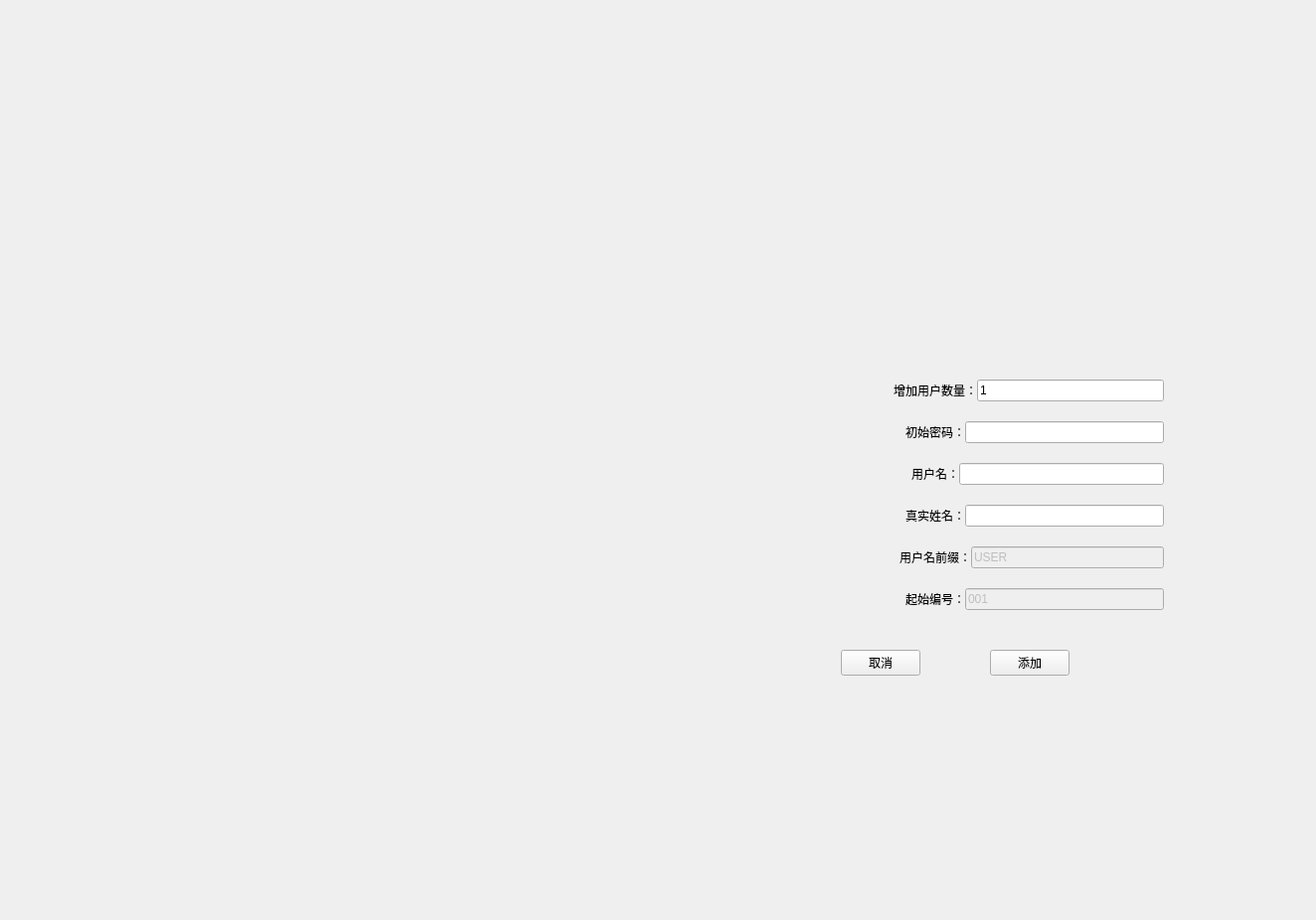
<?xml version="1.0" encoding="UTF-8"?>
<ui version="4.0">
 <class>RbAdminUserManageEditUserInfoWindowForm</class>
 <widget class="QWidget" name="RbAdminUserManageEditUserInfoWindowForm">
  <property name="geometry">
   <rect>
    <x>0</x>
    <y>0</y>
    <width>1324</width>
    <height>926</height>
   </rect>
  </property>
  <property name="windowTitle">
   <string>SimLaparo</string>
  </property>
  <layout class="QGridLayout" name="gridLayout_2">
   <item row="0" column="0">
    <layout class="QVBoxLayout" name="verticalLayout_2">
     <item>
      <spacer name="verticalSpacer_8">
       <property name="orientation">
        <enum>Qt::Vertical</enum>
       </property>
       <property name="sizeType">
        <enum>QSizePolicy::Fixed</enum>
       </property>
       <property name="sizeHint" stdset="0">
        <size>
         <width>20</width>
         <height>190</height>
        </size>
       </property>
      </spacer>
     </item>
     <item>
      <layout class="QHBoxLayout" name="horizontalLayout_8">
       <item>
        <spacer name="horizontalSpacer_16">
         <property name="orientation">
          <enum>Qt::Horizontal</enum>
         </property>
         <property name="sizeType">
          <enum>QSizePolicy::Fixed</enum>
         </property>
         <property name="sizeHint" stdset="0">
          <size>
           <width>700</width>
           <height>20</height>
          </size>
         </property>
        </spacer>
       </item>
       <item>
        <widget class="QFrame" name="edituserinfoframe">
         <property name="sizePolicy">
          <sizepolicy hsizetype="Fixed" vsizetype="Fixed">
           <horstretch>0</horstretch>
           <verstretch>0</verstretch>
          </sizepolicy>
         </property>
         <property name="minimumSize">
          <size>
           <width>500</width>
           <height>620</height>
          </size>
         </property>
         <property name="maximumSize">
          <size>
           <width>500</width>
           <height>620</height>
          </size>
         </property>
         <layout class="QGridLayout" name="gridLayout">
          <property name="leftMargin">
           <number>0</number>
          </property>
          <property name="topMargin">
           <number>0</number>
          </property>
          <property name="rightMargin">
           <number>0</number>
          </property>
          <property name="bottomMargin">
           <number>0</number>
          </property>
          <property name="spacing">
           <number>0</number>
          </property>
          <item row="0" column="0">
           <layout class="QVBoxLayout" name="verticalLayout">
            <item>
             <spacer name="verticalSpacer">
              <property name="orientation">
               <enum>Qt::Vertical</enum>
              </property>
              <property name="sizeType">
               <enum>QSizePolicy::Fixed</enum>
              </property>
              <property name="sizeHint" stdset="0">
               <size>
                <width>20</width>
                <height>90</height>
               </size>
              </property>
             </spacer>
            </item>
            <item>
             <layout class="QHBoxLayout" name="horizontalLayout">
              <item>
               <spacer name="horizontalSpacer_4">
                <property name="orientation">
                 <enum>Qt::Horizontal</enum>
                </property>
                <property name="sizeHint" stdset="0">
                 <size>
                  <width>40</width>
                  <height>20</height>
                 </size>
                </property>
               </spacer>
              </item>
              <item>
               <widget class="QLabel" name="label">
                <property name="text">
                 <string>增加用户数量：</string>
                </property>
               </widget>
              </item>
              <item>
               <widget class="QLineEdit" name="addusernumberlineEdit">
                <property name="text">
                 <string>1</string>
                </property>
               </widget>
              </item>
              <item>
               <spacer name="horizontalSpacer_5">
                <property name="orientation">
                 <enum>Qt::Horizontal</enum>
                </property>
                <property name="sizeType">
                 <enum>QSizePolicy::Fixed</enum>
                </property>
                <property name="sizeHint" stdset="0">
                 <size>
                  <width>40</width>
                  <height>20</height>
                 </size>
                </property>
               </spacer>
              </item>
             </layout>
            </item>
            <item>
             <spacer name="verticalSpacer_2">
              <property name="orientation">
               <enum>Qt::Vertical</enum>
              </property>
              <property name="sizeType">
               <enum>QSizePolicy::Fixed</enum>
              </property>
              <property name="sizeHint" stdset="0">
               <size>
                <width>20</width>
                <height>20</height>
               </size>
              </property>
             </spacer>
            </item>
            <item>
             <layout class="QHBoxLayout" name="horizontalLayout_2">
              <item>
               <spacer name="horizontalSpacer_6">
                <property name="orientation">
                 <enum>Qt::Horizontal</enum>
                </property>
                <property name="sizeHint" stdset="0">
                 <size>
                  <width>40</width>
                  <height>20</height>
                 </size>
                </property>
               </spacer>
              </item>
              <item>
               <widget class="QLabel" name="label2_2">
                <property name="text">
                 <string>初始密码：</string>
                </property>
               </widget>
              </item>
              <item>
               <widget class="QLineEdit" name="origepasswordlineEdit"/>
              </item>
              <item>
               <spacer name="horizontalSpacer_11">
                <property name="orientation">
                 <enum>Qt::Horizontal</enum>
                </property>
                <property name="sizeType">
                 <enum>QSizePolicy::Fixed</enum>
                </property>
                <property name="sizeHint" stdset="0">
                 <size>
                  <width>40</width>
                  <height>20</height>
                 </size>
                </property>
               </spacer>
              </item>
             </layout>
            </item>
            <item>
             <spacer name="verticalSpacer_3">
              <property name="orientation">
               <enum>Qt::Vertical</enum>
              </property>
              <property name="sizeType">
               <enum>QSizePolicy::Fixed</enum>
              </property>
              <property name="sizeHint" stdset="0">
               <size>
                <width>20</width>
                <height>20</height>
               </size>
              </property>
             </spacer>
            </item>
            <item>
             <layout class="QHBoxLayout" name="horizontalLayout_3">
              <item>
               <spacer name="horizontalSpacer_7">
                <property name="orientation">
                 <enum>Qt::Horizontal</enum>
                </property>
                <property name="sizeHint" stdset="0">
                 <size>
                  <width>40</width>
                  <height>20</height>
                 </size>
                </property>
               </spacer>
              </item>
              <item>
               <widget class="QLabel" name="label3">
                <property name="text">
                 <string>用户名：</string>
                </property>
               </widget>
              </item>
              <item>
               <widget class="QLineEdit" name="useridlineEdit"/>
              </item>
              <item>
               <spacer name="horizontalSpacer_12">
                <property name="orientation">
                 <enum>Qt::Horizontal</enum>
                </property>
                <property name="sizeType">
                 <enum>QSizePolicy::Fixed</enum>
                </property>
                <property name="sizeHint" stdset="0">
                 <size>
                  <width>40</width>
                  <height>20</height>
                 </size>
                </property>
               </spacer>
              </item>
             </layout>
            </item>
            <item>
             <spacer name="verticalSpacer_4">
              <property name="orientation">
               <enum>Qt::Vertical</enum>
              </property>
              <property name="sizeType">
               <enum>QSizePolicy::Fixed</enum>
              </property>
              <property name="sizeHint" stdset="0">
               <size>
                <width>20</width>
                <height>20</height>
               </size>
              </property>
             </spacer>
            </item>
            <item>
             <layout class="QHBoxLayout" name="horizontalLayout_4">
              <item>
               <spacer name="horizontalSpacer_8">
                <property name="orientation">
                 <enum>Qt::Horizontal</enum>
                </property>
                <property name="sizeHint" stdset="0">
                 <size>
                  <width>40</width>
                  <height>20</height>
                 </size>
                </property>
               </spacer>
              </item>
              <item>
               <widget class="QLabel" name="label4">
                <property name="text">
                 <string>真实姓名：</string>
                </property>
               </widget>
              </item>
              <item>
               <widget class="QLineEdit" name="usernamelineEdit"/>
              </item>
              <item>
               <spacer name="horizontalSpacer_13">
                <property name="orientation">
                 <enum>Qt::Horizontal</enum>
                </property>
                <property name="sizeType">
                 <enum>QSizePolicy::Fixed</enum>
                </property>
                <property name="sizeHint" stdset="0">
                 <size>
                  <width>40</width>
                  <height>20</height>
                 </size>
                </property>
               </spacer>
              </item>
             </layout>
            </item>
            <item>
             <spacer name="verticalSpacer_5">
              <property name="orientation">
               <enum>Qt::Vertical</enum>
              </property>
              <property name="sizeType">
               <enum>QSizePolicy::Fixed</enum>
              </property>
              <property name="sizeHint" stdset="0">
               <size>
                <width>20</width>
                <height>20</height>
               </size>
              </property>
             </spacer>
            </item>
            <item>
             <layout class="QHBoxLayout" name="horizontalLayout_5">
              <item>
               <spacer name="horizontalSpacer_9">
                <property name="orientation">
                 <enum>Qt::Horizontal</enum>
                </property>
                <property name="sizeHint" stdset="0">
                 <size>
                  <width>40</width>
                  <height>20</height>
                 </size>
                </property>
               </spacer>
              </item>
              <item>
               <widget class="QLabel" name="label5">
                <property name="text">
                 <string>用户名前缀：</string>
                </property>
               </widget>
              </item>
              <item>
               <widget class="QLineEdit" name="usernameprelineEdit">
                <property name="enabled">
                 <bool>false</bool>
                </property>
                <property name="text">
                 <string>USER</string>
                </property>
               </widget>
              </item>
              <item>
               <spacer name="horizontalSpacer_14">
                <property name="orientation">
                 <enum>Qt::Horizontal</enum>
                </property>
                <property name="sizeType">
                 <enum>QSizePolicy::Fixed</enum>
                </property>
                <property name="sizeHint" stdset="0">
                 <size>
                  <width>40</width>
                  <height>20</height>
                 </size>
                </property>
               </spacer>
              </item>
             </layout>
            </item>
            <item>
             <spacer name="verticalSpacer_6">
              <property name="orientation">
               <enum>Qt::Vertical</enum>
              </property>
              <property name="sizeType">
               <enum>QSizePolicy::Fixed</enum>
              </property>
              <property name="sizeHint" stdset="0">
               <size>
                <width>20</width>
                <height>20</height>
               </size>
              </property>
             </spacer>
            </item>
            <item>
             <layout class="QHBoxLayout" name="horizontalLayout_6">
              <item>
               <spacer name="horizontalSpacer_10">
                <property name="orientation">
                 <enum>Qt::Horizontal</enum>
                </property>
                <property name="sizeHint" stdset="0">
                 <size>
                  <width>40</width>
                  <height>20</height>
                 </size>
                </property>
               </spacer>
              </item>
              <item>
               <widget class="QLabel" name="label6">
                <property name="text">
                 <string>起始编号：</string>
                </property>
               </widget>
              </item>
              <item>
               <widget class="QLineEdit" name="beginnumberlineEdit">
                <property name="enabled">
                 <bool>false</bool>
                </property>
                <property name="text">
                 <string>001</string>
                </property>
               </widget>
              </item>
              <item>
               <spacer name="horizontalSpacer_15">
                <property name="orientation">
                 <enum>Qt::Horizontal</enum>
                </property>
                <property name="sizeType">
                 <enum>QSizePolicy::Fixed</enum>
                </property>
                <property name="sizeHint" stdset="0">
                 <size>
                  <width>40</width>
                  <height>20</height>
                 </size>
                </property>
               </spacer>
              </item>
             </layout>
            </item>
            <item>
             <spacer name="verticalSpacer_7">
              <property name="orientation">
               <enum>Qt::Vertical</enum>
              </property>
              <property name="sizeType">
               <enum>QSizePolicy::Fixed</enum>
              </property>
              <property name="sizeHint" stdset="0">
               <size>
                <width>20</width>
                <height>40</height>
               </size>
              </property>
             </spacer>
            </item>
            <item>
             <layout class="QHBoxLayout" name="horizontalLayout_7">
              <item>
               <spacer name="horizontalSpacer">
                <property name="orientation">
                 <enum>Qt::Horizontal</enum>
                </property>
                <property name="sizeHint" stdset="0">
                 <size>
                  <width>40</width>
                  <height>20</height>
                 </size>
                </property>
               </spacer>
              </item>
              <item>
               <widget class="QPushButton" name="cancleBtn">
                <property name="text">
                 <string>取消</string>
                </property>
               </widget>
              </item>
              <item>
               <spacer name="horizontalSpacer_2">
                <property name="orientation">
                 <enum>Qt::Horizontal</enum>
                </property>
                <property name="sizeType">
                 <enum>QSizePolicy::Fixed</enum>
                </property>
                <property name="sizeHint" stdset="0">
                 <size>
                  <width>70</width>
                  <height>20</height>
                 </size>
                </property>
               </spacer>
              </item>
              <item>
               <widget class="QPushButton" name="OKBtn">
                <property name="text">
                 <string>添加</string>
                </property>
               </widget>
              </item>
              <item>
               <spacer name="horizontalSpacer_3">
                <property name="orientation">
                 <enum>Qt::Horizontal</enum>
                </property>
                <property name="sizeHint" stdset="0">
                 <size>
                  <width>40</width>
                  <height>20</height>
                 </size>
                </property>
               </spacer>
              </item>
             </layout>
            </item>
            <item>
             <spacer name="verticalSpacer_9">
              <property name="orientation">
               <enum>Qt::Vertical</enum>
              </property>
              <property name="sizeType">
               <enum>QSizePolicy::Fixed</enum>
              </property>
              <property name="sizeHint" stdset="0">
               <size>
                <width>20</width>
                <height>50</height>
               </size>
              </property>
             </spacer>
            </item>
           </layout>
          </item>
         </layout>
        </widget>
       </item>
       <item>
        <spacer name="horizontalSpacer_17">
         <property name="orientation">
          <enum>Qt::Horizontal</enum>
         </property>
         <property name="sizeHint" stdset="0">
          <size>
           <width>40</width>
           <height>20</height>
          </size>
         </property>
        </spacer>
       </item>
      </layout>
     </item>
     <item>
      <spacer name="verticalSpacer_10">
       <property name="orientation">
        <enum>Qt::Vertical</enum>
       </property>
       <property name="sizeHint" stdset="0">
        <size>
         <width>20</width>
         <height>40</height>
        </size>
       </property>
      </spacer>
     </item>
    </layout>
   </item>
  </layout>
 </widget>
 <resources/>
 <connections/>
</ui>
